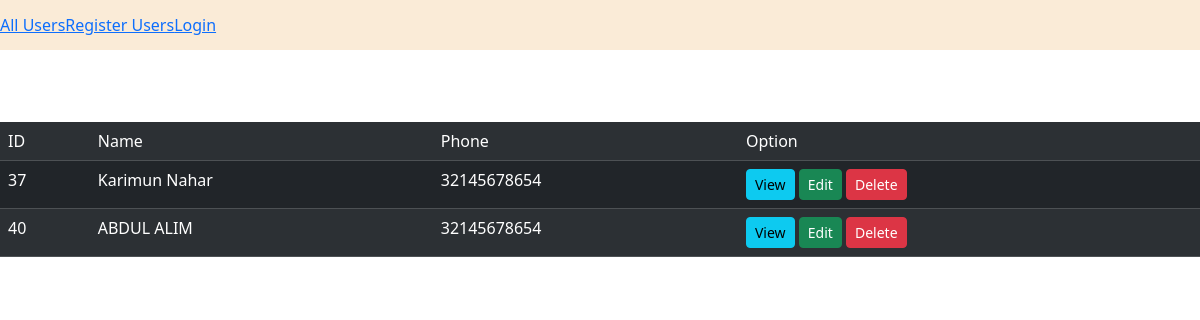
/testProject/all-users.php, run on the app's committed database.
### tables this page shows
CREATE TABLE `users` (
  `u_id` int NOT NULL,
  `u_name` varchar(30) DEFAULT NULL,
  `u_phone` varchar(15) DEFAULT NULL,
  `u_email` varchar(50) DEFAULT NULL,
  `u_password` varchar(200) DEFAULT NULL
);

### testProject/all-users.php (the view, shortened to what this page needs)
<?php
include('connection.php');
?>
<!doctype html>
<html lang="en">
  <head>
    <link href="https://cdn.jsdelivr.net/npm/bootstrap@5.3.8/dist/css/bootstrap.min.css" rel="stylesheet">
  </head>
  <body>
<table class="table table-dark table-striped">
<tr>
<td>ID</td>
<td>Name</td>
<td>Phone</td>
<td>Option</td>
</tr>
<?php
$sql = "SELECT * FROM users ";
$result = $conn->query($sql);
if ($result->num_rows > 0) {
	while($row = $result->fetch_assoc()) {
	echo "<tr>
<td>".$row['u_id']."</td>
<td>".$row['u_name']."</td>
<td>".$row['u_phone']."</td>
<td>
<a class='btn btn-info btn-sm' href='view-users.php?id=".$row['u_id']."'>View</a>
<a class='btn btn-success btn-sm' href='edit-users.php?id=".$row['u_id']."'>Edit</a>
<a class='btn btn-danger btn-sm' href='delete-users.php?DeleteUserID=".$row['u_id']."'>Delete</a>
</td>
</tr>";
	}
} else {
	echo "0 results";
}
?>
</table>
  </body>
</html>

### data on the page
users: u_id "37", u_name "Karimun Nahar", u_phone "32145678654"
users: u_id "40", u_name "ABDUL ALIM", u_phone "32145678654"
